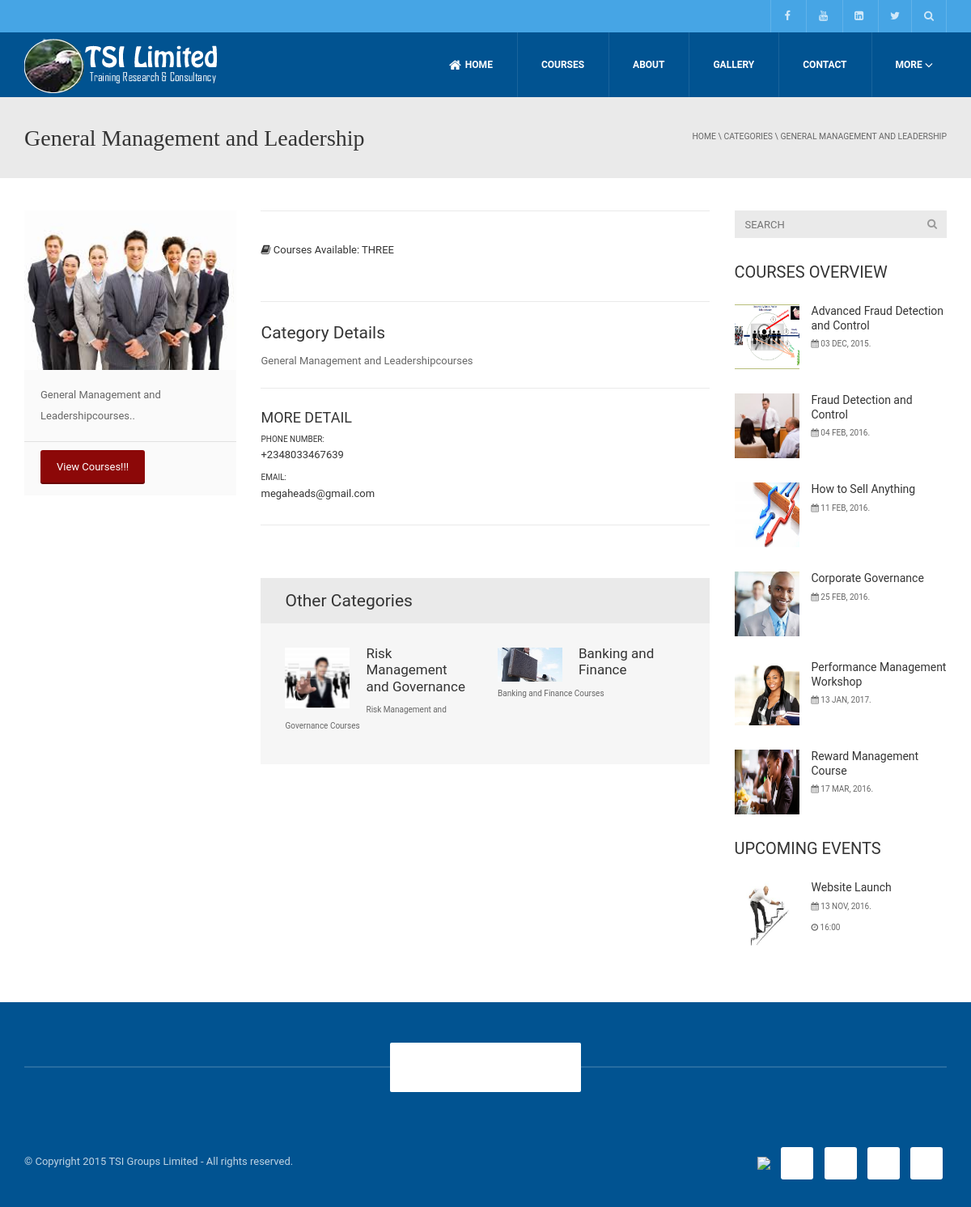
The page /category?id=4 on the database its author committed.
### tables this page shows
CREATE TABLE IF NOT EXISTS `course_category` (
  `id` int(11) NOT NULL AUTO_INCREMENT,
  `name` varchar(200) NOT NULL,
  `description` text NOT NULL,
  `image` varchar(300) NOT NULL,
  PRIMARY KEY (`id`),
  UNIQUE KEY `name` (`name`)
);

CREATE TABLE IF NOT EXISTS `course` (
  `id` int(11) NOT NULL AUTO_INCREMENT,
  `name` varchar(600) NOT NULL,
  `short_name` varchar(200) NOT NULL,
  `category` varchar(500) NOT NULL,
  `start_date` date NOT NULL,
  `end_date` date NOT NULL,
  `code` varchar(100) NOT NULL,
  `description` text NOT NULL,
  `media` varchar(600) NOT NULL,
  `amount` varchar(200) NOT NULL,
  `status` tinyint(4) NOT NULL,
  `date_registered` date NOT NULL,
  `image` varchar(300) NOT NULL,
  `featured` tinyint(4) NOT NULL,
  `currency` varchar(100) NOT NULL DEFAULT 'NGN',
  PRIMARY KEY (`id`),
  UNIQUE KEY `name` (`name`,`category`)
);

CREATE TABLE IF NOT EXISTS `event` (
  `id` int(11) NOT NULL AUTO_INCREMENT,
  `name` varchar(300) NOT NULL,
  `description` text NOT NULL,
  `location` varchar(300) NOT NULL,
  `image` varchar(300) NOT NULL,
  `date_time` varchar(300) NOT NULL,
  `status` tinyint(4) NOT NULL,
  `date_added` datetime NOT NULL,
  PRIMARY KEY (`id`)
);

### category.php (the view, shortened to what the rows shown need)
<?php
require('classes/WebPage.php');
$thisPage = new WebPage();
$dbObj = new Database();
$thisPage->dbObj = $dbObj;
$categoryObj = new CourseCategory($dbObj);
$thisCategoryId = filter_input(INPUT_GET, 'id', FILTER_VALIDATE_INT) ? filter_input(INPUT_GET, 'id', FILTER_VALIDATE_INT) : $thisPage->redirectTo('course-categories');
foreach ($categoryObj->fetchRaw("*", " id = $thisCategoryId ") as $category) {
    $categoryData = array('id' => 'id', 'name' => 'name', 'image' => 'image', 'description' => 'description');
    foreach ($categoryData as $key => $value){
        switch ($key) {
            case 'image': $categoryObj->$key = MEDIA_FILES_PATH1.'category/'.$category[$value];break;
            default     :   $categoryObj->$key = $category[$value]; break;
        }
    }
}
?>
<!DOCTYPE html>
<html lang="en-US">
<head>
    <link rel='stylesheet' id='rs-plugin-settings-css'  href='plugins/revslider/public/assets/css/settings5bca.css?ver=5.0.4.1' type='text/css' media='all' />
    <link rel='stylesheet' id='wp-pagenavi-css'  href='<?php echo SITE_URL; ?>plugins/wp-pagenavi/pagenavi-css44fd.css?ver=2.70' type='text/css' media='all' />
    <link rel='stylesheet' id='bootstrap-css'  href='<?php echo SITE_URL; ?>css/university/css/bootstrap.min5b31.css?ver=4.3.1' type='text/css' media='all' />
    <link rel='stylesheet' id='font-awesome-css'  href='<?php echo SITE_URL; ?>plugins/js_composer/assets/lib/bower/font-awesome/css/font-awesome.min83b6.css?ver=4.6.2' type='text/css' media='screen' />
    <link rel='stylesheet' id='owl-carousel-css'  href='<?php echo SITE_URL; ?>css/university/js/owl-carousel/owl.carousel5b31.css?ver=4.3.1' type='text/css' media='all' />
    <link rel='stylesheet' id='owl-carousel-theme-css'  href='<?php echo SITE_URL; ?>css/university/js/owl-carousel/owl.theme5b31.css?ver=4.3.1' type='text/css' media='all' />
    <link rel='stylesheet' id='style-css'  href='<?php echo SITE_URL; ?>css/university/style5b31.css?ver=4.3.1' type='text/css' media='all' />
    <link rel='stylesheet' id='et-builder-modules-style-css'  href='<?php echo SITE_URL; ?>plugins/divi-builder/framework/styles/frontend-builder-plugin-style5152.css?ver=1.0' type='text/css' media='all' />
    <link rel='stylesheet' id='magnific-popup-css'  href='<?php echo SITE_URL; ?>plugins/divi-builder/framework/styles/magnific_popup5152.css?ver=1.0' type='text/css' media='all' />
    <link href="<?php echo SITE_URL; ?>css/additional-style.css" rel="stylesheet" type="text/css"/>
</head>
<body class="single single-u_event postid-2897 full-width custom-background-empty single-author wpb-js-composer vc_responsive et_divi_builder">
    <div id="body-wrap">
        <div id="wrap">
            <div class="page-heading">
                <div class="container">
                    <div class="row">
                        <div class="col-md-8 col-sm-8">
                            <h1><?php echo $categoryObj->name; ?></h1>
                        </div>
                        <div class="pathway col-md-4 col-sm-4 hidden-xs text-right">
                            <div class="breadcrumbs" xmlns:v="http://rdf.data-vocabulary.org/#">
                                <span typeof="v:Breadcrumb"> <a rel="v:url" property="v:title" href="#"><?php echo $categoryObj->name; ?></a></span>
                            </div>
                        </div>
                    </div>
                </div>
            </div>
            <div id="body">
                <div class="container">
                    <div class="content-pad-3x">
                        <div class="row">
                            <div id="content" class="col-md-9">
                                <article class="row single-event-content">
                                    <div class="col-md-4 col-sm-5">
                                        <div class="content-pad single-event-meta">
                                            <div class="item-thumbnail">
                                                <img width="263" height="263" src="<?php echo $categoryObj->image; ?>" class="attachment-thumb_263x263 wp-post-image" alt="FraudDetectPrevent" />
                                            </div>
                                            <div class="event-description"> <?php echo StringManipulator::trimStringToFullWord(300, trim(stripcslashes(strip_tags($categoryObj->description)))); ?>..</div>
                                            <div class="event-action"><a href="<?php echo SITE_URL; ?>courses/" class="btn btn-primary text-default">View Courses!!!</a></div>
                                        </div>
                                    </div>
                                    <div class="col-md-8 col-sm-7">
                                        <div class="content-pad single-event-detail">
                                            <div class="event-content">
                                                <div class="content-dropcap">
                                                    <h3>Category Details</h3>
                                                    <?php echo $categoryObj->description; ?>
                                                </div>
                                                <div class="event-more-detail">
                                                    <h4>MORE DETAIL</h4>
                                                    <h6 class="small-text">Phone Number:</h6>
                                                    <p><a href="tel:<?php echo COMPANY_HOTLINE; ?>"><?php echo COMPANY_HOTLINE; ?></a></p>
                                                    <h6 class="small-text">Email:</h6>
                                                    <p><a href="mailto:<?php echo COMPANY_EMAIL; ?>"><?php echo COMPANY_EMAIL; ?></a></p>
                                                </div>
                                                <div class="related-event ">
                                                    <h3>Other Categories</h3>
                                                    <div class="ev-content">
                                                        <div class="row">
                                                            <?php
                                                            $relatedCategoryObj = new CourseCategory($dbObj);
                                                            foreach ($relatedCategoryObj->fetchRaw("*", " id != $categoryObj->id ", " RAND() LIMIT 2 ") as $relatedCategory) {
                                                                $categoryData = array('id' => 'id', 'name' => 'name', 'image' => 'image', 'description' => 'description');
                                                                foreach ($categoryData as $key => $value){
                                                                    switch ($key) {
                                                                        case 'image': $relatedCategoryObj->$key = MEDIA_FILES_PATH1.'category/'.$relatedCategory[$value];break;
                                                                        default     :   $relatedCategoryObj->$key = $relatedCategory[$value]; break;
                                                                    }
                                                                }
                                                            ?>
                                                            <div class="col-md-6 col-sm-6 related-item">
                                                                <div class="thumb">
                                                                    <a href="<?php echo SITE_URL; ?>category/<?php echo $relatedCategoryObj->id."/".StringManipulator::slugify($relatedCategoryObj->name); ?>/">
                                                                        <img width="80" height="80" src="<?php echo $relatedCategoryObj->image; ?>" class="attachment-thumb_80x80 wp-post-image" alt="<?php echo $relatedCategoryObj->name; ?>" />
                                                                    </a>
                                                                </div>
                                                                <h4 class="ev-title">
                                                                    <a href="<?php echo SITE_URL; ?>category/<?php echo $relatedCategoryObj->id."/".StringManipulator::slugify($relatedCategoryObj->name); ?>/" class="related-ev-title main-color-1-hover"><?php echo $relatedCategoryObj->name; ?></a>
                                                                </h4>
                                                                <div class="ev-start small-text" style="text-transform: none"><?php echo StringManipulator::trimStringToFullWord(160, trim(stripcslashes(strip_tags($relatedCategoryObj->description)))); ?></div>
                                                            </div>
                                                            <?php } ?>
                                                        </div>
                                                   </div>
                                                </div>
                                            </div>
                                        </div>
                                    </div>
                                </article>
                            </div>
                            <?php include('includes/sidebar.php'); ?>
                        </div>
                    </div>
                </div>
            </div>
        </div>
    </div>
</body>
</html>

### includes/sidebar.php (shortened to what the rows shown need)
<div id="sidebar" class="col-md-3 normal-sidebar">
    <div class="row">
        <div id="advanced-latest-event-3" class=" col-md-12  widget event_listing_widget">
            <div class=" widget-inner">
                <div class="uni-lastest">
                    <h2 class="widget-title maincolor2">Courses Overview</h2>
                    <?php
                    $sideCourseObj = new Course($dbObj);
                    foreach ($sideCourseObj->fetchRaw("*", " status =1 ", " RAND() LIMIT 6 ") as $sideCourse) {
                        $courseData = array('id' => 'id', 'name' => 'name', 'code' => 'code', 'image' => 'image', 'media' => 'media', 'amount' => 'amount', 'shortName' => 'short_name', 'category' => 'category', 'startDate' => 'start_date', 'endDate' => 'end_date', 'description' => 'description', 'status' => 'status');
                        foreach ($courseData as $key => $value){
                            switch ($key) {
                                case 'image': $sideCourseObj->$key = MEDIA_FILES_PATH1.'course-image/'.$sideCourse[$value];break;
                                case 'media': $sideCourseObj->$key = MEDIA_FILES_PATH1.'course/'.$sideCourse[$value];break;
                                case 'startDate': $dateParam = explode('-', $sideCourse[$value]);
                                                  $dateObj   = DateTime::createFromFormat('!m', $dateParam[1]);
                                                  $sideCourseObj->$key = '<i class="fa fa-calendar"></i> '.$dateParam[2].' '.substr($dateObj->format('F'), 0, 3).', '.$dateParam[0].'.';;
                                                  break;
                                case 'endDate': $dateParam = explode('-', $sideCourse[$value]);
                                                  $dateObj   = DateTime::createFromFormat('!m', $dateParam[1]);
                                                  $sideCourseObj->$key = $dateParam[2].' '.$dateObj->format('F').', '.$dateParam[0].'.';;
                                                  break;
                                default     :   $sideCourseObj->$key = $sideCourse[$value]; break;
                            }
                        }
                    ?>
                    <div class="item">
                        <div class="thumb item-thumbnail">
                            <a href="<?php echo SITE_URL; ?>course/<?php echo $sideCourseObj->id."/".StringManipulator::slugify($sideCourseObj->name); ?>/" title="<?php echo $sideCourseObj->name; ?>">
                                <div class="item-thumbnail">
                                    <img width="80" height="80" style="width:80px;height:80px" src="<?php echo $sideCourseObj->image; ?>" class="attachment-thumb_80x80 wp-post-image" alt="<?php echo $sideCourseObj->name; ?>" />
                                </div>
                            </a>
                        </div>
                        <div class="u-details item-content">
                            <h5><a href="<?php echo SITE_URL; ?>course/<?php echo $sideCourseObj->id."/".StringManipulator::slugify($sideCourseObj->name); ?>/" title="<?php echo $sideCourseObj->name; ?>" class="main-color-1-hover"><?php echo $sideCourseObj->name; ?></a></h5><span><?php echo $sideCourseObj->startDate; ?></span>
                        </div>
                        <div class="clearfix"></div>
                    </div>
                    <?php } ?>
                </div>
            </div>
        </div>
        <div id="advanced-recent-posts-2" class=" col-md-12  widget advanced_recent_posts_widget">
            <div class=" widget-inner">
                <div class="uni-lastest">
                    <h2 class="widget-title maincolor2">Upcoming Events</h2>
                    <?php
                    $sideEventObj = new Event($dbObj);
                    foreach ($sideEventObj->fetchRaw("*", " NOW() <= date_time AND status = 1 ", " RAND() LIMIT 4 ") as $sideEvent) {
                        $dateTimeObj = explode(' ', $sideEvent['date_time']);
                        $dateParam = explode('/', $dateTimeObj[0]);
                        $dateObj   = DateTime::createFromFormat('!m', $dateParam[1]);
                        $sideEvent['date_time'] = '<i class="fa fa-calendar"></i> '.$dateParam[2].' '.substr($dateObj->format('F'), 0, 3).', '.$dateParam[0].'. <br/><i class="fa fa-clock-o"></i> '.$dateTimeObj[1];
                    ?>
                    <div class="item">
                        <div class="thumb item-thumbnail">
                            <a href="<?php echo SITE_URL; ?>event/<?php echo $sideEvent['id'].'/'.StringManipulator::slugify($sideEvent['name']); ?>/" title="<?php echo $sideEvent['name']; ?>">
                                    <div class="item-thumbnail">
                                        <img width="80" height="80" style="width:80px;height:80px" src="<?php echo MEDIA_FILES_PATH1; ?>event/<?php echo $sideEvent['image']; ?>" class="attachment-thumb_80x80 wp-post-image" alt="<?php echo $sideEvent['name']; ?>" />
                                    </div>
                            </a>
                        </div>
                        <div class="u-details item-content">
                            <h5><a href="<?php echo SITE_URL; ?>event/<?php echo $sideEvent['id'].'/'.StringManipulator::slugify($sideEvent['name']); ?>/" title="<?php echo $sideEvent['name']; ?>" class="main-color-1-hover"><?php echo $sideEvent['name']; ?></a></h5>
                            <span><?php echo $sideEvent['date_time']; ?></span>
                        </div>
                        <div class="clearfix"></div>
                    </div>
                    <?php } ?>
                </div>
            </div>
        </div>
    </div>
</div>

### rows shown on the page
course_category: name "General Management and Leadership", name "GENERAL MANAGEMENT AND LEADERSHIP", description "General Management and Leadershipcourses"
course_category: shows a picture, name "Risk Management and Governance", description "Risk Management and Governance Courses"
course_category: shows a picture, name "Banking and Finance", description "Banking and Finance Courses"
course: shows a picture, name "Advanced Fraud Detection and Control", start_date "03", start_date "DEC", start_date "2015"
course: shows a picture, name "Fraud Detection and Control", start_date "04", start_date "FEB", start_date "2016"
course: shows a picture, name "How to Sell Anything", start_date "11", start_date "FEB", start_date "2016"
course: shows a picture, name "Corporate Governance", start_date "25", start_date "FEB", start_date "2016"
course: shows a picture, name "Performance Management Workshop", start_date "13", start_date "JAN", start_date "2017"
course: shows a picture, name "Reward Management Course", start_date "17", start_date "MAR", start_date "2016"
event: image (picture), name "Website Launch", date_time "13", date_time "NOV", date_time "2016", date_time "16:00"

### other values the page prints
COMPANY_HOTLINE "+2348033467639"
COMPANY_EMAIL "megaheads@gmail.com"
WEBSITE_AUTHOR "TSI Groups Limited"
